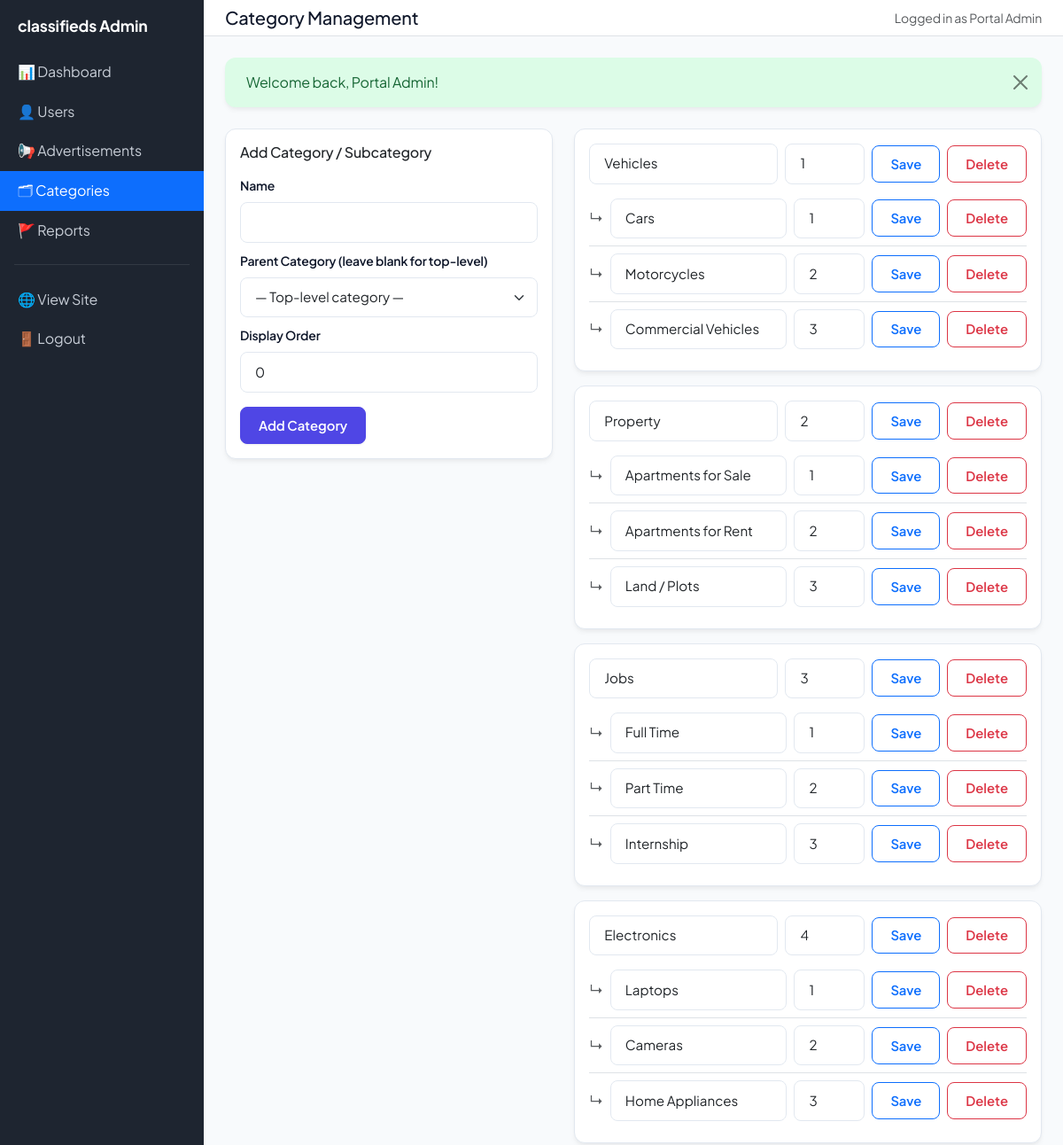
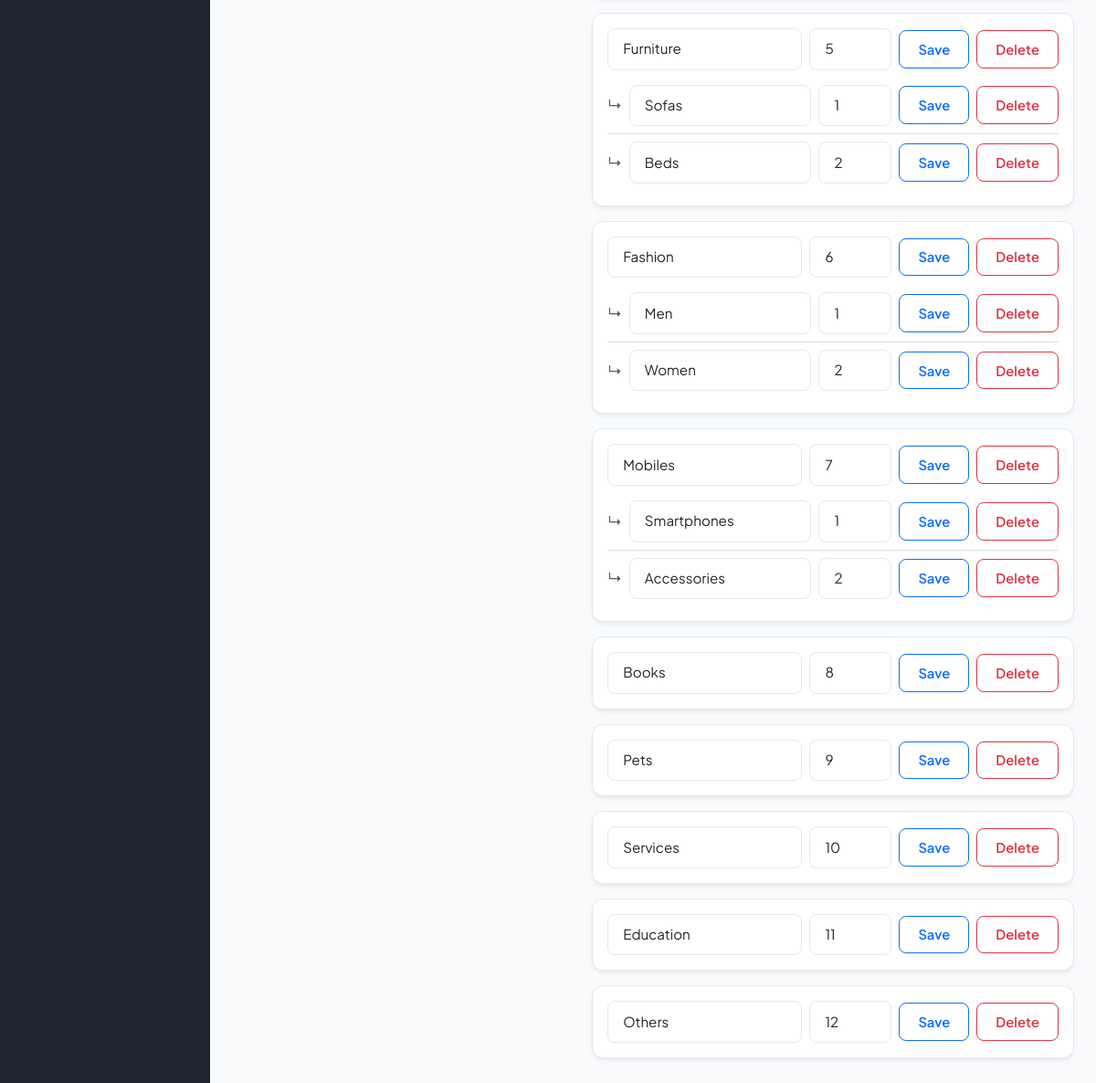
Screenshot of /admin/categories.php (signed in) with the database file from the repository (2 pictures, top to bottom).
### tables this page shows
CREATE TABLE IF NOT EXISTS users (
    UserID INT AUTO_INCREMENT PRIMARY KEY,
    Name VARCHAR(120) NOT NULL,
    Email VARCHAR(150) NOT NULL UNIQUE,
    Mobile VARCHAR(20) NOT NULL,
    PasswordHash VARCHAR(255) NOT NULL,
    City VARCHAR(100) DEFAULT NULL,
    State VARCHAR(100) DEFAULT NULL,
    ProfilePhoto VARCHAR(255) DEFAULT NULL,
    Role ENUM('user','admin') NOT NULL DEFAULT 'user',
    Status ENUM('active','suspended') NOT NULL DEFAULT 'active',
    ResetToken VARCHAR(100) DEFAULT NULL,
    ResetTokenExpiry DATETIME DEFAULT NULL,
    CreatedDate DATETIME NOT NULL DEFAULT CURRENT_TIMESTAMP
);

CREATE TABLE IF NOT EXISTS categories (
    CategoryID INT AUTO_INCREMENT PRIMARY KEY,
    Name VARCHAR(100) NOT NULL,
    ParentCategoryID INT DEFAULT NULL,
    DisplayOrder INT NOT NULL DEFAULT 0,
    FOREIGN KEY (ParentCategoryID) REFERENCES categories(CategoryID) ON DELETE CASCADE
);

### includes/functions.php (called while the page is built, shortened)
<?php
function e($str) {
    return htmlspecialchars($str ?? '', ENT_QUOTES, 'UTF-8');
}
function getFlashes() {
    $flashes = $_SESSION['flash'] ?? [];
    return $flashes;
}
function isLoggedIn() {
    return !empty($_SESSION['user_id']);
}
function currentUser($pdo) {
    $stmt = $pdo->prepare('SELECT * FROM users WHERE UserID = ?');
    $stmt->execute([$_SESSION['user_id']]);
    return $stmt->fetch();
}
function getParentCategories($pdo) {
    $stmt = $pdo->query("SELECT * FROM categories WHERE ParentCategoryID IS NULL ORDER BY DisplayOrder, Name");
    return $stmt->fetchAll();
}
function getSubCategories($pdo, $parentId) {
    $stmt = $pdo->prepare("SELECT * FROM categories WHERE ParentCategoryID = ? ORDER BY DisplayOrder, Name");
    $stmt->execute([$parentId]);
    return $stmt->fetchAll();
}

### admin/categories.php (the view, shortened to what this page needs)
<?php
$pageTitle = 'Category Management';
require_once __DIR__ . '/includes/admin_header.php';
$parents = getParentCategories($pdo);
?>
<div class="row">
  <div class="col-lg-5 mb-4">
    <div class="card shadow-sm">
      <div class="card-body">
        <h6 class="mb-3">Add Category / Subcategory</h6>
        <form method="post">
          <div class="mb-2">
            <label class="form-label small">Name</label>
            <input type="text" name="name" class="form-control form-control-sm" required>
          </div>
          <div class="mb-2">
            <label class="form-label small">Parent Category (leave blank for top-level)</label>
            <select name="parent_id" class="form-select form-select-sm">
              <option value="">— Top-level category —</option>
            </select>
          </div>
          <div class="mb-3">
            <label class="form-label small">Display Order</label>
            <input type="number" name="display_order" class="form-control form-control-sm" value="0">
          </div>
          <button class="btn btn-primary btn-sm" type="submit">Add Category</button>
        </form>
      </div>
    </div>
  </div>
  <div class="col-lg-7">
    <?php foreach ($parents as $parent): $subs = getSubCategories($pdo, $parent['CategoryID']); ?>
      <div class="card shadow-sm mb-3">
        <div class="card-body">
          <div class="d-flex justify-content-between align-items-center">
            <form method="post" class="d-flex gap-2 align-items-center flex-grow-1">
              <input type="text" name="name" class="form-control form-control-sm" value="<?= e($parent['Name']) ?>" style="max-width:220px;">
              <input type="number" name="display_order" class="form-control form-control-sm" value="<?= $parent['DisplayOrder'] ?>" style="max-width:90px;">
              <button class="btn btn-sm btn-outline-primary">Save</button>
            </form>
            <form method="post" onsubmit="return confirm('Delete this category?');">
              <button class="btn btn-sm btn-outline-danger ms-2">Delete</button>
            </form>
          </div>
          <?php if ($subs): ?>
          <ul class="list-group list-group-flush mt-2">
            <?php foreach ($subs as $sub): ?>
              <li class="list-group-item d-flex justify-content-between align-items-center px-0">
                <form method="post" class="d-flex gap-2 align-items-center flex-grow-1">
                  <span class="text-muted">&#8627;</span>
                  <input type="text" name="name" class="form-control form-control-sm" value="<?= e($sub['Name']) ?>" style="max-width:200px;">
                  <input type="number" name="display_order" class="form-control form-control-sm" value="<?= $sub['DisplayOrder'] ?>" style="max-width:80px;">
                  <button class="btn btn-sm btn-outline-primary">Save</button>
                </form>
                <form method="post" onsubmit="return confirm('Delete this subcategory?');">
                  <button class="btn btn-sm btn-outline-danger ms-2">Delete</button>
                </form>
              </li>
            <?php endforeach; ?>
          </ul>
          <?php endif; ?>
        </div>
      </div>
    <?php endforeach; ?>
  </div>
</div>
<?php require_once __DIR__ . '/includes/admin_footer.php'; ?>

### admin/includes/admin_header.php (shortened to what this page needs)
<?php
require_once __DIR__ . '/../../includes/functions.php';
$__admin = currentUser($pdo);
$__current = basename($_SERVER['PHP_SELF']);
?>
<!DOCTYPE html>
<html lang="en">
<head>
<link href="https://cdn.jsdelivr.net/npm/bootstrap@5.3.3/dist/css/bootstrap.min.css" rel="stylesheet">
<link rel="stylesheet" href="<?= BASE_URL ?>/assets/css/style.css">
</head>
<body>
<div class="d-flex">
  <div class="admin-sidebar" style="width: 230px;">
    <div class="brand"><?= SITE_NAME ?> Admin</div>
    <a href="index.php" class="<?= $__current === 'index.php' ? 'active' : '' ?>">📊 Dashboard</a>
    <a href="users.php" class="<?= $__current === 'users.php' ? 'active' : '' ?>">👤 Users</a>
    <a href="ads.php" class="<?= $__current === 'ads.php' ? 'active' : '' ?>">📢 Advertisements</a>
    <a href="categories.php" class="<?= $__current === 'categories.php' ? 'active' : '' ?>">🗂 Categories</a>
    <a href="reports.php" class="<?= $__current === 'reports.php' ? 'active' : '' ?>">🚩 Reports</a>
    <hr class="text-secondary mx-3">
    <a href="../index.php">🌐 View Site</a>
    <a href="../logout.php">🚪 Logout</a>
  </div>
  <div class="flex-grow-1">
    <div class="bg-white border-bottom px-4 py-2 d-flex justify-content-between align-items-center">
      <h5 class="mb-0"><?= isset($pageTitle) ? e($pageTitle) : '' ?></h5>
      <span class="text-muted small">Logged in as <?= e($__admin['Name']) ?></span>
    </div>
    <div class="p-4">
      <?php foreach (getFlashes() as $flash): ?>
        <div class="alert alert-<?= e($flash['type']) ?> alert-dismissible fade show" role="alert">
          <?= e($flash['message']) ?>
          <button type="button" class="btn-close" data-bs-dismiss="alert"></button>
        </div>
      <?php endforeach; ?>

### admin/includes/admin_footer.php (shortened to what this page needs)
    </div>
  </div>
</div>
</body>
</html>

### assets/css/style.css (style rules this page uses)
:root { --font-main: 'Plus Jakarta Sans', -apple-system, BlinkMacSystemFont, "Segoe UI", Roboto, sans-serif; --primary-color: #4f46e5; --primary-hover: #4338ca; --primary-light: #e0e7ff; --primary-rgb: 79, 70, 229; --secondary-color: #64748b; --secondary-light: #f1f5f9; --accent-color: #f59e0b; --accent-hover: #d97706; --accent-light: #fef3c7; --bg-body: #f8fafc; --bg-card: #ffffff; --text-dark: #0f172a; --text-muted: #64748b; --text-light: #f8fafc; --border-color: #e2e8f0; --border-focus: #a5b4fc; --status-active-bg: #dcfce7; --status-active-text: #15803d; --status-pending-bg: #fef9c3; --status-pending-text: #a16207; --status-draft-bg: #f1f5f9; --status-draft-text: #475569; --status-sold-bg: #fee2e2; --status-sold-text: #b91c1c; --status-expired-bg: #ffedd5; --status-expired-text: #c2410c; --status-rejected-bg: #f1f5f9; --status-rejected-text: #94a3b8; --shadow-sm: 0 1px 3px rgba(0,0,0,0.05), 0 1px 2px rgba(0,0,0,0.02); --shadow-md: 0 4px 6px -1px rgba(0,0,0,0.05), 0 2px 4px -1px rgba(0,0,0,0.03); --shadow-lg: 0 10px 15px -3px rgba(79, 70, 229, 0.05), 0 4px 6px -2px rgba(79, 70, 229, 0.02); --shadow-premium: 0 20px 25px -5px rgba(0, 0, 0, 0.05), 0 10px 10px -5px rgba(0, 0, 0, 0.03); --shadow-glow: 0 0 15px rgba(79, 70, 229, 0.15); --radius-sm: 8px; --radius-md: 12px; --radius-lg: 18px; --transition-fast: 0.15s cubic-bezier(0.4, 0, 0.2, 1); --transition-normal: 0.25s cubic-bezier(0.4, 0, 0.2, 1); }
body { font-family: var(--font-main); background-color: var(--bg-body); color: var(--text-dark); letter-spacing: -0.01em; -webkit-font-smoothing: antialiased; }
.btn { border-radius: var(--radius-sm); padding: 0.55rem 1.25rem; font-weight: 600; font-size: 0.925rem; transition: var(--transition-fast); }
.btn-primary { background-color: var(--primary-color) !important; border-color: var(--primary-color) !important; color: #ffffff !important; box-shadow: var(--shadow-sm); }
.card { background-color: var(--bg-card); border: 1px solid var(--border-color); border-radius: var(--radius-md); box-shadow: var(--shadow-sm); transition: var(--transition-normal); overflow: hidden; }
.card.shadow-sm { box-shadow: var(--shadow-md) !important; }
.form-control, .form-select { border-radius: var(--radius-sm); border: 1px solid var(--border-color); padding: 0.65rem 1rem; font-size: 0.95rem; background-color: #ffffff; transition: var(--transition-fast); }
.form-label { font-weight: 600; color: var(--text-dark); font-size: 0.875rem; margin-bottom: 0.5rem; }
.alert { border-radius: var(--radius-md); border: none; box-shadow: var(--shadow-md); padding: 1rem 1.5rem; margin-bottom: 1.5rem; }
.alert-success { background-color: #dcfce7; color: #166534; }

### admin/includes/admin_header.php (style rules this page uses)
.admin-sidebar { min-height: 100vh; background: #1e2530; }
.admin-sidebar a { color: #c7cdd6; display: block; padding: .65rem 1.25rem; text-decoration: none; }
.admin-sidebar a:hover, .admin-sidebar a.active { background: #0d6efd; color: #fff; }
.admin-sidebar .brand { color: #fff; font-weight: 700; padding: 1rem 1.25rem; font-size: 1.1rem; }

### rows the page displays
users: Name "Portal Admin"
categories: name "Vehicles", display_order "1"
categories: name "Cars", display_order "1"
categories: name "Motorcycles", display_order "2"
categories: name "Commercial Vehicles", display_order "3"
categories: name "Property", display_order "2"
categories: name "Apartments for Sale", display_order "1"
categories: name "Apartments for Rent", display_order "2"
categories: name "Land / Plots", display_order "3"
categories: name "Jobs", display_order "3"
categories: name "Full Time", display_order "1"
categories: name "Part Time", display_order "2"
categories: name "Internship", display_order "3"
categories: name "Electronics", display_order "4"
categories: name "Laptops", display_order "1"
categories: name "Cameras", display_order "2"
categories: name "Home Appliances", display_order "3"
categories: name "Furniture", display_order "5"
categories: name "Sofas", display_order "1"
categories: name "Beds", display_order "2"
categories: name "Fashion", display_order "6"
categories: name "Men", display_order "1"
categories: name "Women", display_order "2"
categories: name "Mobiles", display_order "7"
categories: name "Smartphones", display_order "1"
categories: name "Accessories", display_order "2"
categories: name "Books", display_order "8"
categories: name "Pets", display_order "9"
categories: name "Services", display_order "10"
categories: name "Education", display_order "11"
categories: name "Others", display_order "12"

### other values shown
SITE_NAME "classifieds"
$pageTitle "Category Management"
$flash['message'] "Welcome back, Portal Admin!"
